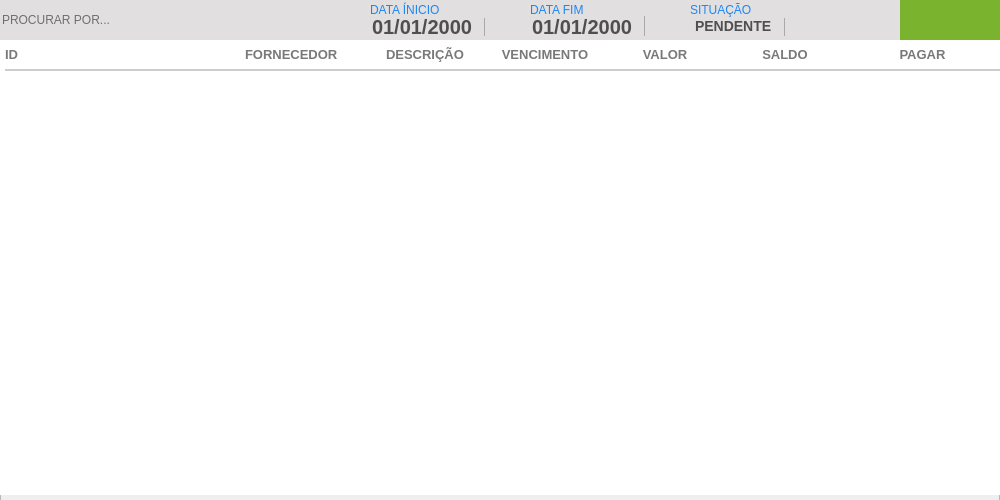
<?xml version="1.0" encoding="UTF-8"?>
<ui version="4.0">
 <class>ct_APagar</class>
 <widget class="QFrame" name="ct_APagar">
  <property name="geometry">
   <rect>
    <x>0</x>
    <y>0</y>
    <width>1000</width>
    <height>500</height>
   </rect>
  </property>
  <property name="windowTitle">
   <string>Frame</string>
  </property>
  <widget class="QFrame" name="fr_Apagar">
   <property name="geometry">
    <rect>
     <x>0</x>
     <y>0</y>
     <width>1000</width>
     <height>5000</height>
    </rect>
   </property>
   <property name="frameShape">
    <enum>QFrame::StyledPanel</enum>
   </property>
   <property name="frameShadow">
    <enum>QFrame::Raised</enum>
   </property>
   <widget class="QTableWidget" name="tb_APagar">
    <property name="geometry">
     <rect>
      <x>0</x>
      <y>40</y>
      <width>1000</width>
      <height>455</height>
     </rect>
    </property>
    <property name="cursor" stdset="0">
     <cursorShape>PointingHandCursor</cursorShape>
    </property>
    <property name="focusPolicy">
     <enum>Qt::WheelFocus</enum>
    </property>
    <property name="styleSheet">
     <string notr="true">QTableView{
color: #797979;
font-weight: bold;
font-size: 13px;
background: #FFF;
padding: 0 0 0 5px;
}
QHeaderView:section{
background: #FFF;
padding: 5px 0 ;
font-size: 13px;
font-family: &quot;Arial&quot;;
font-weight: bold;
color: #797979;
border: none;
border-bottom: 2px solid #CCC;
}
QTableView::item {
border-bottom: 2px solid #CCC;
padding: 2px;
}

</string>
    </property>
    <property name="frameShape">
     <enum>QFrame::NoFrame</enum>
    </property>
    <property name="frameShadow">
     <enum>QFrame::Plain</enum>
    </property>
    <property name="autoScrollMargin">
     <number>20</number>
    </property>
    <property name="editTriggers">
     <set>QAbstractItemView::NoEditTriggers</set>
    </property>
    <property name="tabKeyNavigation">
     <bool>false</bool>
    </property>
    <property name="showDropIndicator" stdset="0">
     <bool>false</bool>
    </property>
    <property name="dragDropOverwriteMode">
     <bool>false</bool>
    </property>
    <property name="selectionMode">
     <enum>QAbstractItemView::NoSelection</enum>
    </property>
    <property name="selectionBehavior">
     <enum>QAbstractItemView::SelectRows</enum>
    </property>
    <property name="textElideMode">
     <enum>Qt::ElideMiddle</enum>
    </property>
    <property name="showGrid">
     <bool>false</bool>
    </property>
    <property name="cornerButtonEnabled">
     <bool>false</bool>
    </property>
    <property name="rowCount">
     <number>0</number>
    </property>
    <attribute name="horizontalHeaderDefaultSectionSize">
     <number>120</number>
    </attribute>
    <attribute name="horizontalHeaderStretchLastSection">
     <bool>true</bool>
    </attribute>
    <attribute name="verticalHeaderVisible">
     <bool>false</bool>
    </attribute>
    <attribute name="verticalHeaderCascadingSectionResizes">
     <bool>true</bool>
    </attribute>
    <attribute name="verticalHeaderDefaultSectionSize">
     <number>50</number>
    </attribute>
    <column>
     <property name="text">
      <string>ID</string>
     </property>
     <property name="font">
      <font>
       <family>Segoe UI</family>
       <pointsize>10</pointsize>
       <weight>75</weight>
       <bold>true</bold>
      </font>
     </property>
     <property name="textAlignment">
      <set>AlignLeading|AlignVCenter</set>
     </property>
     <property name="background">
      <color alpha="0">
       <red>0</red>
       <green>0</green>
       <blue>0</blue>
      </color>
     </property>
     <property name="foreground">
      <brush brushstyle="SolidPattern">
       <color alpha="255">
        <red>80</red>
        <green>79</green>
        <blue>79</blue>
       </color>
      </brush>
     </property>
    </column>
    <column>
     <property name="text">
      <string/>
     </property>
    </column>
    <column>
     <property name="text">
      <string>FORNECEDOR</string>
     </property>
     <property name="font">
      <font>
       <family>Segoe UI</family>
       <pointsize>10</pointsize>
       <weight>75</weight>
       <bold>true</bold>
      </font>
     </property>
     <property name="textAlignment">
      <set>AlignLeading|AlignVCenter</set>
     </property>
     <property name="foreground">
      <brush brushstyle="SolidPattern">
       <color alpha="255">
        <red>80</red>
        <green>79</green>
        <blue>79</blue>
       </color>
      </brush>
     </property>
    </column>
    <column>
     <property name="text">
      <string>DESCRIÇÃO</string>
     </property>
     <property name="font">
      <font>
       <family>Segoe UI</family>
       <pointsize>10</pointsize>
       <weight>75</weight>
       <bold>true</bold>
      </font>
     </property>
     <property name="textAlignment">
      <set>AlignCenter</set>
     </property>
     <property name="foreground">
      <brush brushstyle="SolidPattern">
       <color alpha="255">
        <red>80</red>
        <green>79</green>
        <blue>79</blue>
       </color>
      </brush>
     </property>
    </column>
    <column>
     <property name="text">
      <string>VENCIMENTO</string>
     </property>
     <property name="font">
      <font>
       <family>Segoe UI</family>
       <pointsize>10</pointsize>
       <weight>75</weight>
       <bold>true</bold>
      </font>
     </property>
     <property name="textAlignment">
      <set>AlignCenter</set>
     </property>
     <property name="foreground">
      <brush brushstyle="SolidPattern">
       <color alpha="255">
        <red>80</red>
        <green>79</green>
        <blue>79</blue>
       </color>
      </brush>
     </property>
    </column>
    <column>
     <property name="text">
      <string>VALOR</string>
     </property>
     <property name="font">
      <font>
       <family>Segoe UI</family>
       <pointsize>10</pointsize>
       <weight>75</weight>
       <bold>true</bold>
      </font>
     </property>
     <property name="textAlignment">
      <set>AlignCenter</set>
     </property>
     <property name="foreground">
      <brush brushstyle="SolidPattern">
       <color alpha="255">
        <red>80</red>
        <green>79</green>
        <blue>79</blue>
       </color>
      </brush>
     </property>
    </column>
    <column>
     <property name="text">
      <string>SALDO</string>
     </property>
     <property name="font">
      <font>
       <family>Segoe UI</family>
       <pointsize>10</pointsize>
       <weight>75</weight>
       <bold>true</bold>
      </font>
     </property>
     <property name="textAlignment">
      <set>AlignCenter</set>
     </property>
     <property name="foreground">
      <brush brushstyle="SolidPattern">
       <color alpha="255">
        <red>80</red>
        <green>79</green>
        <blue>79</blue>
       </color>
      </brush>
     </property>
    </column>
    <column>
     <property name="text">
      <string>PAGAR</string>
     </property>
     <property name="font">
      <font>
       <family>Segoe UI</family>
       <pointsize>10</pointsize>
       <weight>75</weight>
       <bold>true</bold>
      </font>
     </property>
     <property name="textAlignment">
      <set>AlignCenter</set>
     </property>
     <property name="foreground">
      <brush brushstyle="SolidPattern">
       <color alpha="255">
        <red>80</red>
        <green>79</green>
        <blue>79</blue>
       </color>
      </brush>
     </property>
    </column>
   </widget>
   <widget class="QFrame" name="fr_TopoMenuAReceber">
    <property name="geometry">
     <rect>
      <x>0</x>
      <y>0</y>
      <width>1000</width>
      <height>40</height>
     </rect>
    </property>
    <property name="styleSheet">
     <string notr="true">background:#E1DFE0;
border: none;</string>
    </property>
    <widget class="QPushButton" name="bt_Busca">
     <property name="geometry">
      <rect>
       <x>820</x>
       <y>5</y>
       <width>30</width>
       <height>30</height>
      </rect>
     </property>
     <property name="font">
      <font>
       <family>Arial</family>
      </font>
     </property>
     <property name="cursor">
      <cursorShape>PointingHandCursor</cursorShape>
     </property>
     <property name="focusPolicy">
      <enum>Qt::NoFocus</enum>
     </property>
     <property name="contextMenuPolicy">
      <enum>Qt::NoContextMenu</enum>
     </property>
     <property name="toolTip">
      <string>BUSCAR</string>
     </property>
     <property name="styleSheet">
      <string notr="true"/>
     </property>
     <property name="text">
      <string/>
     </property>
    </widget>
    <widget class="QPushButton" name="bt_Print">
     <property name="geometry">
      <rect>
       <x>860</x>
       <y>5</y>
       <width>30</width>
       <height>30</height>
      </rect>
     </property>
     <property name="font">
      <font>
       <family>Arial</family>
      </font>
     </property>
     <property name="cursor">
      <cursorShape>PointingHandCursor</cursorShape>
     </property>
     <property name="focusPolicy">
      <enum>Qt::NoFocus</enum>
     </property>
     <property name="contextMenuPolicy">
      <enum>Qt::NoContextMenu</enum>
     </property>
     <property name="toolTip">
      <string>IMPRIMIR</string>
     </property>
     <property name="text">
      <string/>
     </property>
    </widget>
    <widget class="QDateEdit" name="dt_Inicio">
     <property name="geometry">
      <rect>
       <x>370</x>
       <y>16</y>
       <width>140</width>
       <height>20</height>
      </rect>
     </property>
     <property name="styleSheet">
      <string notr="true">QDateEdit {
background: #E1DFE0;
border: none;
font-family: &quot;Arial&quot;;
font-size: 20px;
font-weight: bold;
color: rgb(80,79,79)
}
 QDateEdit::drop-down {
     subcontrol-origin: padding;
     subcontrol-position: top right;
     width: 25px;
     border-left-width: 1px;
     border-left-color: darkgray;
     border-left-style: solid; /* just a single line */
     border-top-right-radius: 3px; /* same radius as the QComboBox */
     border-bottom-right-radius: 3px;
 }
QDateEdit::down-arrow {
     image: url(&quot;+self.resourcepath('Images/down.png')+&quot;);
 }</string>
     </property>
     <property name="displayFormat">
      <string>dd/MM/yyyy</string>
     </property>
     <property name="calendarPopup">
      <bool>true</bool>
     </property>
    </widget>
    <widget class="QLabel" name="lb_FormVenda_25">
     <property name="geometry">
      <rect>
       <x>370</x>
       <y>2</y>
       <width>120</width>
       <height>16</height>
      </rect>
     </property>
     <property name="styleSheet">
      <string notr="true">QLabel{
font-size: 12px;
font-family: &quot;Arial Unicode MS&quot;;

color:#1E87F0;
border: none;
}</string>
     </property>
     <property name="text">
      <string>DATA ÍNICIO</string>
     </property>
    </widget>
    <widget class="QLabel" name="lb_FormVenda_26">
     <property name="geometry">
      <rect>
       <x>530</x>
       <y>2</y>
       <width>120</width>
       <height>16</height>
      </rect>
     </property>
     <property name="styleSheet">
      <string notr="true">QLabel{
font-size: 12px;
font-family: &quot;Arial Unicode MS&quot;;

color:#1E87F0;
border: none;
}</string>
     </property>
     <property name="text">
      <string>DATA FIM</string>
     </property>
    </widget>
    <widget class="QDateEdit" name="dt_Fim">
     <property name="geometry">
      <rect>
       <x>530</x>
       <y>16</y>
       <width>140</width>
       <height>20</height>
      </rect>
     </property>
     <property name="styleSheet">
      <string notr="true">QDateEdit {
background: #E1DFE0;
border: none;
font-family: &quot;Arial&quot;;
font-size: 20px;
font-weight: bold;
color: rgb(80,79,79)
}
 QDateEdit::drop-down {
     subcontrol-origin: padding;
     subcontrol-position: top right;
     width: 25px;
     border-left-width: 1px;
     border-left-color: darkgray;
     border-left-style: solid; /* just a single line */
     border-top-right-radius: 3px; /* same radius as the QComboBox */
     border-bottom-right-radius: 3px;
 }
QDateEdit::down-arrow {
     image: url(&quot;+self.resourcepath('Images/down.png')+&quot;);
 }</string>
     </property>
     <property name="displayFormat">
      <string>dd/MM/yyyy</string>
     </property>
     <property name="calendarPopup">
      <bool>true</bool>
     </property>
    </widget>
    <widget class="QComboBox" name="cb_Situacao">
     <property name="geometry">
      <rect>
       <x>690</x>
       <y>16</y>
       <width>120</width>
       <height>20</height>
      </rect>
     </property>
     <property name="styleSheet">
      <string notr="true">QComboBox{
background: #E1DFE0;
border: none;
font-family: &quot;Arial&quot;;
font-size: 14px;
font-weight: bold;
color: rgb(80,79,79)
}
 QComboBox::drop-down {
     subcontrol-origin: padding;
     subcontrol-position: top right;
     width: 25px;
     border-left-width: 1px;
     border-left-color: darkgray;
     border-left-style: solid; /* just a single line */
     border-top-right-radius: 3px; /* same radius as the QComboBox */
     border-bottom-right-radius: 3px;
 }
QComboBox::down-arrow {
     image: url(&quot;+self.resourcepath('Images/down.png')+&quot;);
 }
</string>
     </property>
     <item>
      <property name="text">
       <string>PENDENTE</string>
      </property>
     </item>
     <item>
      <property name="text">
       <string>RECEBIDO</string>
      </property>
     </item>
    </widget>
    <widget class="QLabel" name="lb_FormVenda_29">
     <property name="geometry">
      <rect>
       <x>690</x>
       <y>2</y>
       <width>120</width>
       <height>16</height>
      </rect>
     </property>
     <property name="styleSheet">
      <string notr="true">QLabel{
font-size: 12px;
font-family: &quot;Arial Unicode MS&quot;;

color:#1E87F0;
border: none;
}</string>
     </property>
     <property name="text">
      <string>SITUAÇÃO</string>
     </property>
    </widget>
    <widget class="QPushButton" name="bt_AddConta">
     <property name="geometry">
      <rect>
       <x>900</x>
       <y>0</y>
       <width>100</width>
       <height>40</height>
      </rect>
     </property>
     <property name="cursor">
      <cursorShape>PointingHandCursor</cursorShape>
     </property>
     <property name="focusPolicy">
      <enum>Qt::NoFocus</enum>
     </property>
     <property name="contextMenuPolicy">
      <enum>Qt::ActionsContextMenu</enum>
     </property>
     <property name="styleSheet">
      <string notr="true">QPushButton {
background-color: #7AB32E;
 }
QPushButton:hover{
background-color: #40a286
}</string>
     </property>
     <property name="text">
      <string/>
     </property>
    </widget>
    <widget class="QLineEdit" name="tx_Buscar">
     <property name="geometry">
      <rect>
       <x>0</x>
       <y>5</y>
       <width>350</width>
       <height>30</height>
      </rect>
     </property>
     <property name="font">
      <font>
       <family>Arial</family>
      </font>
     </property>
     <property name="focusPolicy">
      <enum>Qt::ClickFocus</enum>
     </property>
     <property name="styleSheet">
      <string notr="true">QLineEdit {
color: #000
}
</string>
     </property>
     <property name="placeholderText">
      <string>PROCURAR POR...</string>
     </property>
    </widget>
   </widget>
  </widget>
 </widget>
 <resources/>
 <connections/>
</ui>
